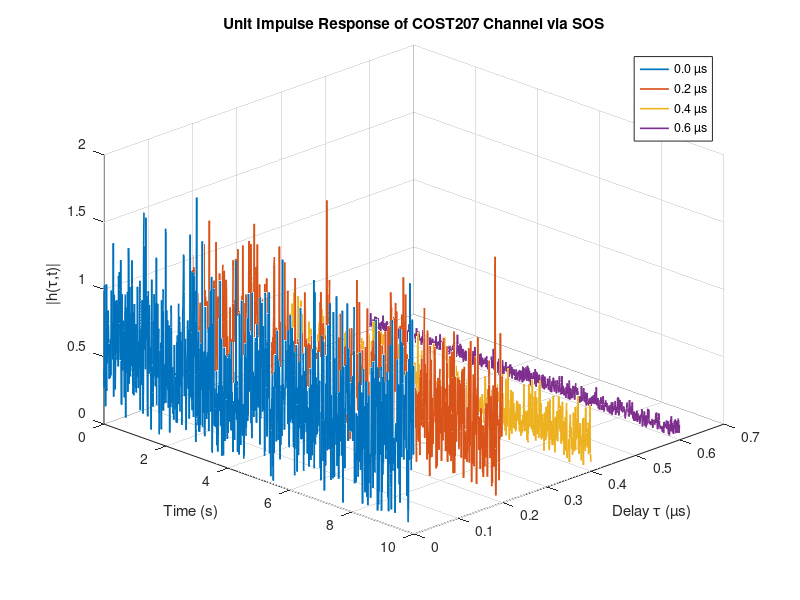

Write MATLAB code to recreate this figure.
%% SOS‐TDL Channel Impulse Response Visualization
% Generate and plot h(τ,t) for a 4‐tap COST207 TDL using SOS

%% 1) Clear and Parameters
clear; close all; clc;

% SOS parameters
N       = 128;            % number of sinusoids per path
fd      = 70;             % max Doppler shift [Hz]
fs      = 5000;           % sampling rate [Hz]
T       = 10;             % duration [s]
t       = (0:1/fs:T-1/fs)';% time vector [L×1], L = fs*T

% COST207 4‐tap delays & normalized powers
taus    = [0, 0.2e-6, 0.4e-6, 0.6e-6]; % delays [s]
powers  = [1.0, 0.63, 0.10, 0.01];
powers  = powers / sum(powers);
P       = numel(taus);

% Decimation for plotting clarity
M       = 50;                    
idx     = 1:M:numel(t);         
t2      = t(idx);                

% Convert delays to µs for plotting
taus_us = taus * 1e6;            

colors  = lines(P);              % distinct colors

%% 2) Generate h(τ,t) Matrix
H = zeros(P, numel(t));          % preallocate [P × L]

for p = 1:P
    % random arrival angles and phases
    theta = 2*pi*rand(N,1);
    phi   = -pi + 2*pi*rand(N,1);
    
    % compute Doppler freqs and exponent matrix [L×N]
    f_n     = fd * cos(theta);
    exponent= 2*pi*(t * f_n.') + phi.';
    
    % SOS sum and power weighting
    h       = sum(exp(1j*exponent), 2) / sqrt(N);  % [L×1]
    H(p,:)  = sqrt(powers(p)) * h.';               % store row
end

%% 3) 3D Plot of |h(τ,t)|
figure('Name','h(\tau,t) — SOS+TDL Response','NumberTitle','off');
hold on;
for p = 1:P
    plot3(...
      t2, ...                         % time axis
      taus_us(p)*ones(size(t2)), ... % delay axis
      abs(H(p,idx)), ...             % magnitude
      'Color',   colors(p,:), ...
      'LineWidth',1.2 ...
    );
end
hold off;

% Formatting
xlabel('Time (s)');
ylabel('Delay \tau (µs)');
zlabel('|h(\tau,t)|');
title('Unit Impulse Response of COST207 Channel via SOS');
grid on;
view(45,30);

% Legend with delay labels
legend_labels = arrayfun(@(d) sprintf('%.1f µs', d), taus_us, 'UniformOutput', false);
legend(legend_labels, 'Location','northeast');
